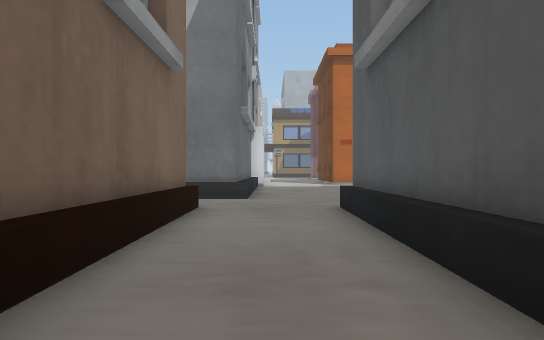
view 1 (above)

24 first-person views from a walk through a Unity game level. The camera is 1.5 m above the floor, looks level and sees 70° across. The floor is counted in squares, 2 m on a side. Each view is taken from the middle of a square. On the plan, view 1 faces up. The plan holds only what a view shows up to about 12 squares ahead; the rest is blank. The place goes on beyond the plan. The player is left out. Some surface patterns are stand-ins.

view 2
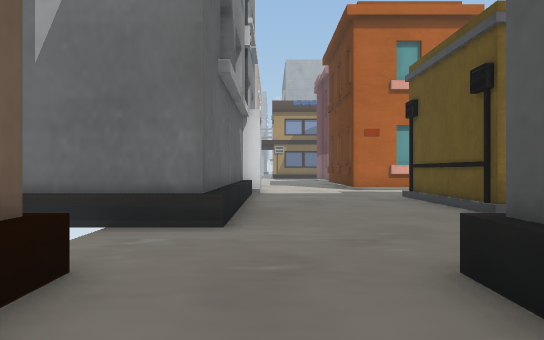

view 3
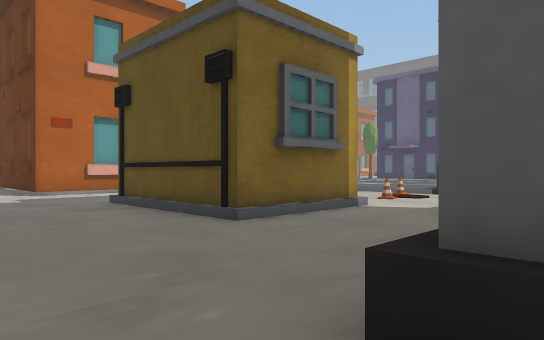

view 4
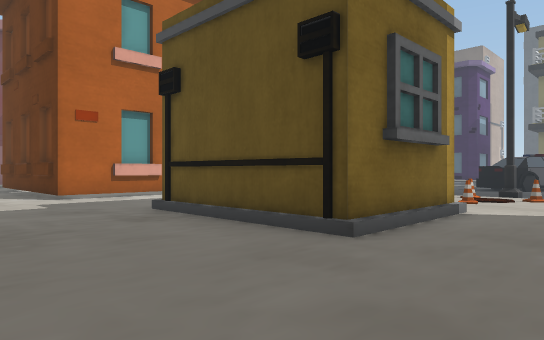

view 5
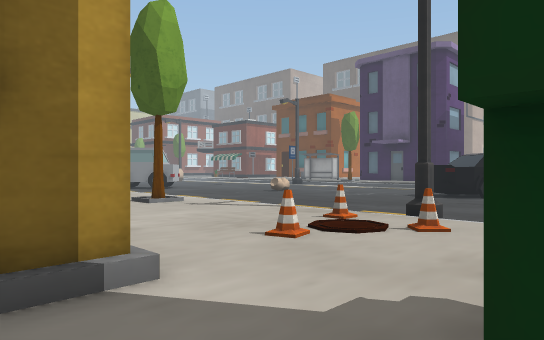

view 6
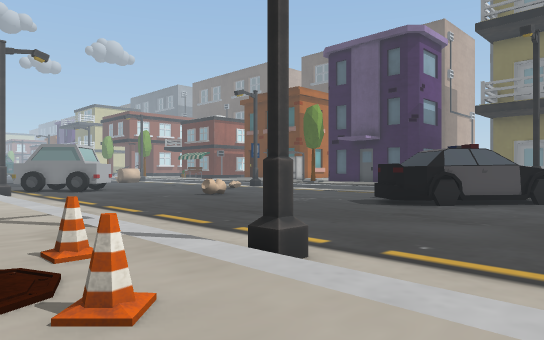

view 7
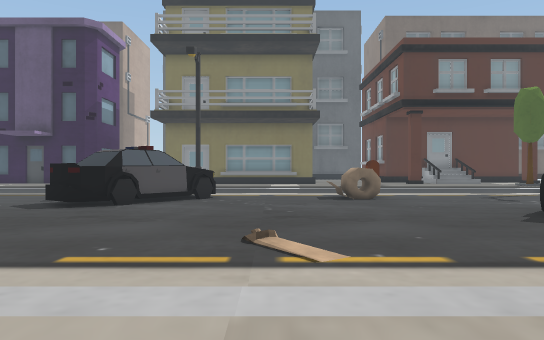

view 8
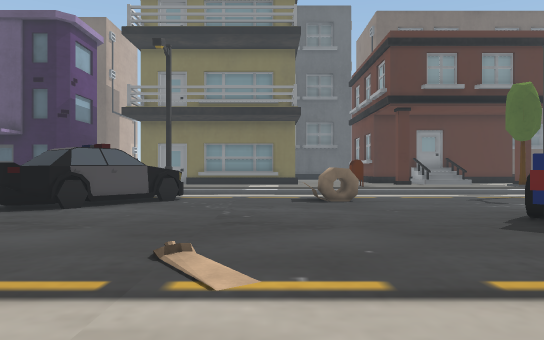

view 9
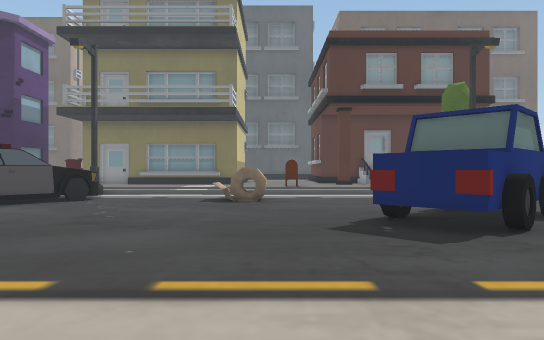

view 10
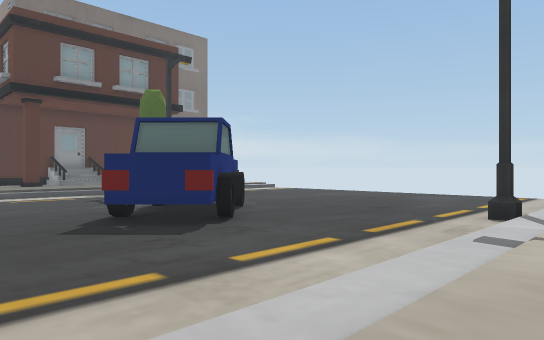

view 11
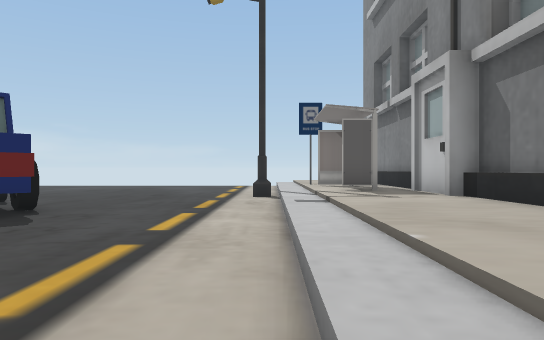

view 12
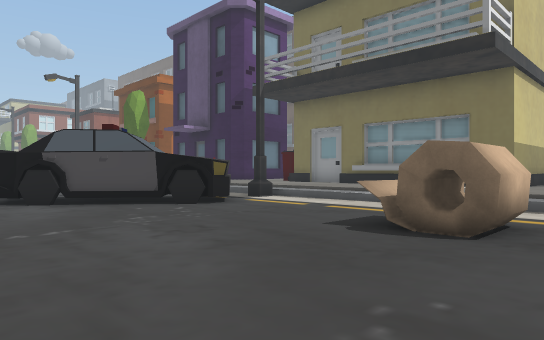

view 13
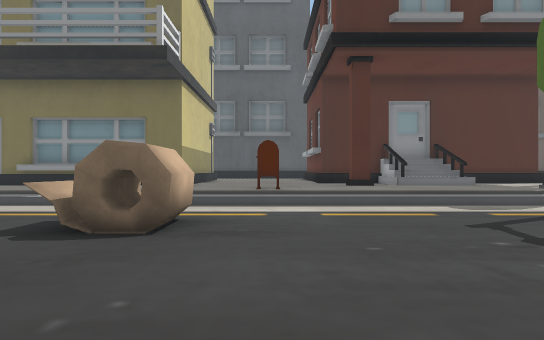

view 14
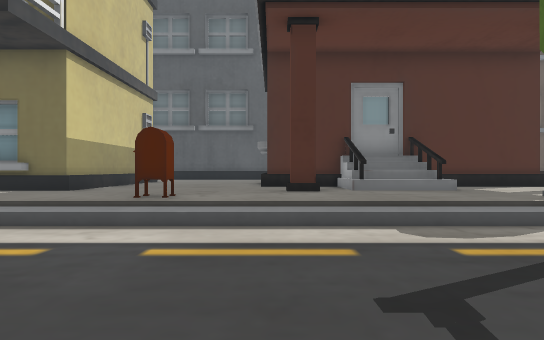

view 15
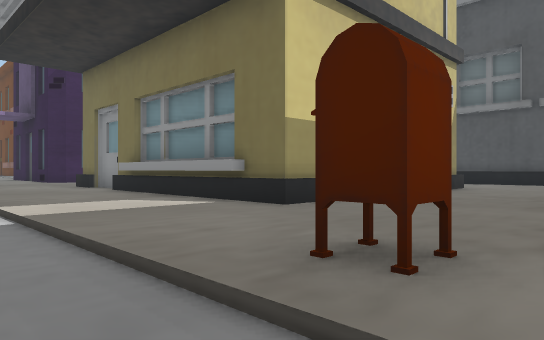

view 16
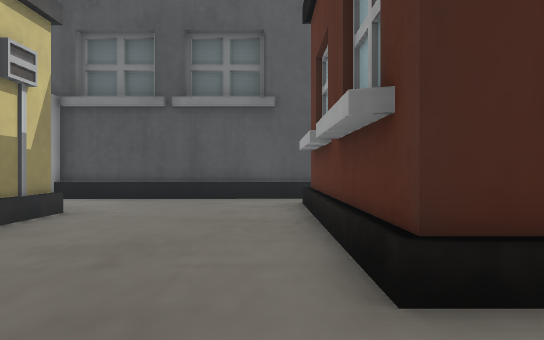

view 17
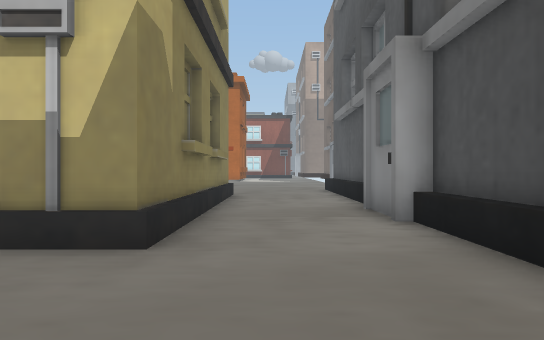

view 18
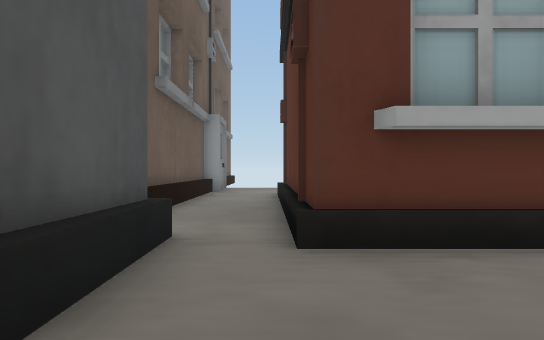

view 19
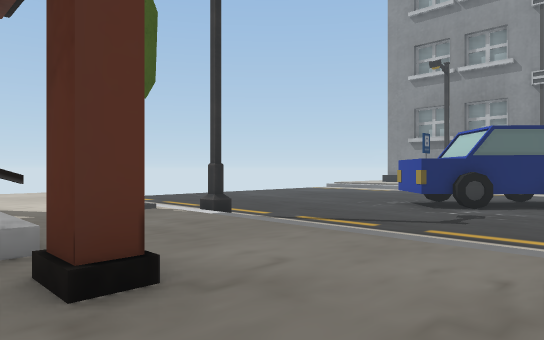

view 20
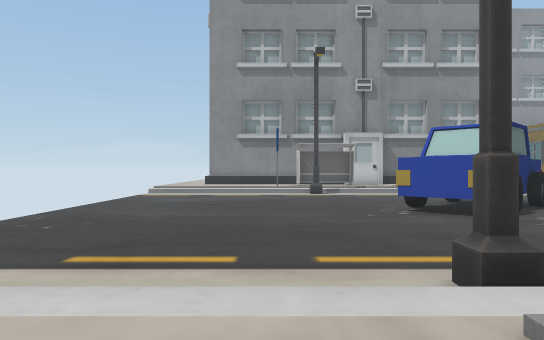

view 21
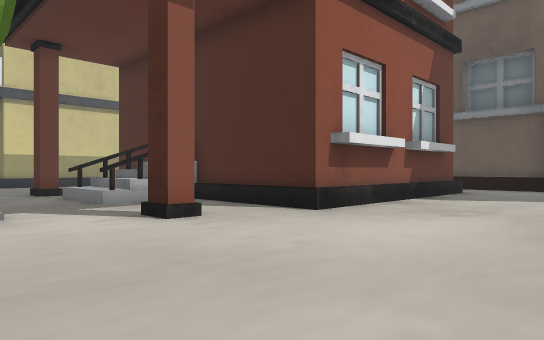

view 22
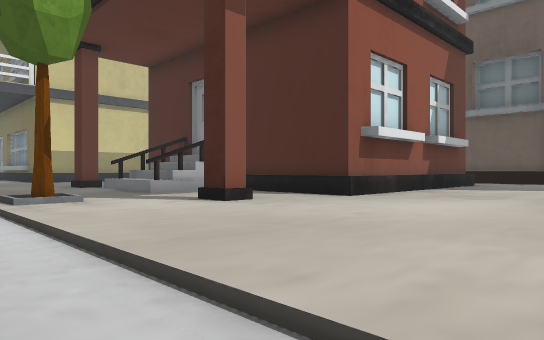

view 23
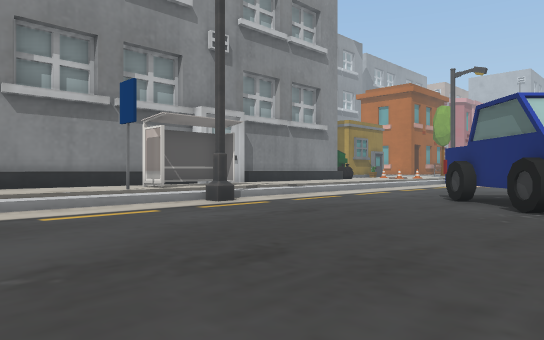

view 24
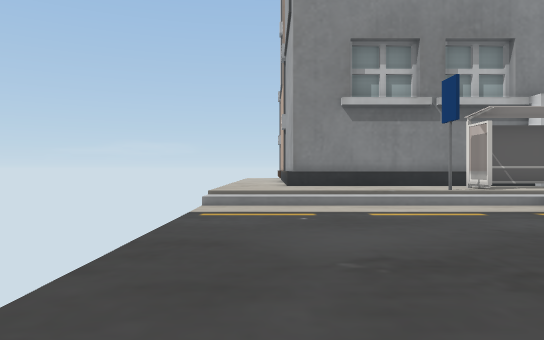

### Floor plan
Key: @ floor where view 1 was taken; # wall or solid block; . main floor; : floor 0.5 m higher than the main floor; / step, stairs or slope; = window, fence, low wall or low ledge; ^ raised ledge; B building; T tree.
Columns run from 3 left of view 1 to 42 right of it. Each row starts with its distance up from view 1.
 21      :B        //..
 20      :##B#     //...
 19      ::::      //....
 18      ::::    /T//.....
 17   #:::::     ////...... ..
 16   #::::/    ::://.........
 15   #::::#    ::://.......##      ::B     B:::^
 14   #::::#   :::://.......##      ::B      B::^
 13   #::::#   :::=//........##  ./ :::      B::^
 12   #::::####:=::/#.........###.#/::B      B::^
 11   #:::::::::::=//.............//::B      B::^
 10 ###:::::::::::://.............//::B      B::#
  9  :::::::::#  : //.............//::B      B::#
  8  #:::#        ://.............//::B      B::^
  7  #:::#         //..........^=  /::BBBBBBBB::^
  6  #:::#        ://..........##.//::::::::::::^
  5  #:::#        ://..........##.//::::::::::::^
  4  #:::#       :://.............//#:::::::::::^
  3  #:::#      #:://....#........//::::::::::::^
  2  #:::#      #:://...###.......//::::BBB#BB#:#
  1             #:://...####......//::B:B      ::
  0    @        #:://.....###.....//::BBB#     :::
 -1             #:///.....###.....//::/  #     ::^
 -2             #:#//.............//::BBB#     ::^
 -3             #:#/#.............#/T:::B      ::^
 -4             #:///.............///:::B      B:^
 -5             #::#/.............//::B:B      B:^
 -6             #:://.............//::::BBBBBBBB:^
 -7             #:://.............//:::::::::::::^
 -8             #:://.............//:::::::::::::
 -9              :://............ //::::::::
-10              :://..........   //:::

Where each view was taken, in squares from view 1:
view 1: 0 up, 0 right, facing up
view 2: 5 up, 0 right, facing up
view 3: 7 up, 0 right, facing up-right
view 4: 9 up, 0 right, facing up-right
view 5: 9 up, 6 right, facing up-right
view 6: 9 up, 10 right, facing up-right
view 7: 9 up, 10 right, facing right
view 8: 8 up, 11 right, facing right
view 9: 5 up, 11 right, facing right
view 10: 6 up, 11 right, facing down-right
view 11: 8 up, 13 right, facing down
view 12: 4 up, 19 right, facing up-right
view 13: 4 up, 19 right, facing right
view 14: 2 up, 22 right, facing right
view 15: 3 up, 27 right, facing up-right
view 16: 3 up, 31 right, facing right
view 17: 3 up, 39 right, facing up
view 18: 6 up, 40 right, facing down
view 19: 4 up, 32 right, facing down-left
view 20: 5 down, 30 right, facing left
view 21: 10 down, 28 right, facing up-right
view 22: 10 down, 27 right, facing up-right
view 23: 9 down, 21 right, facing up-left
view 24: 9 down, 21 right, facing left
